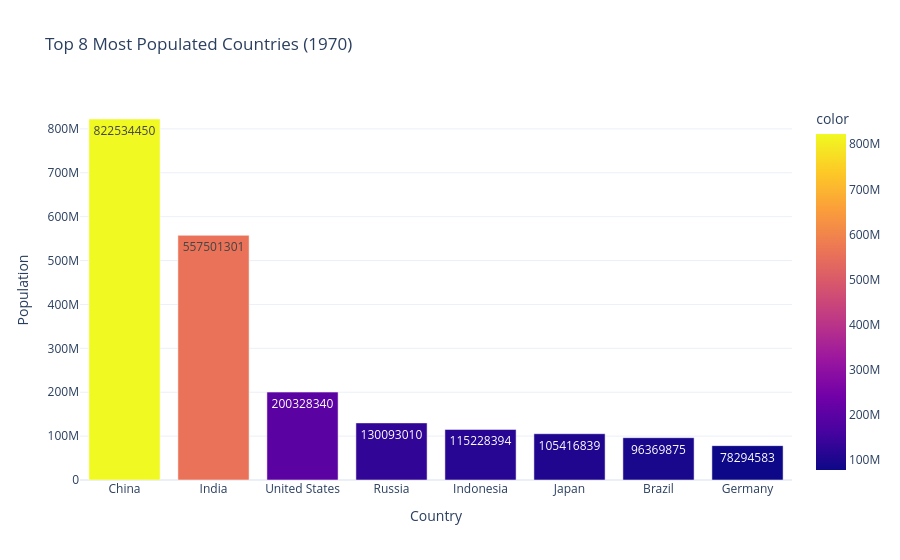
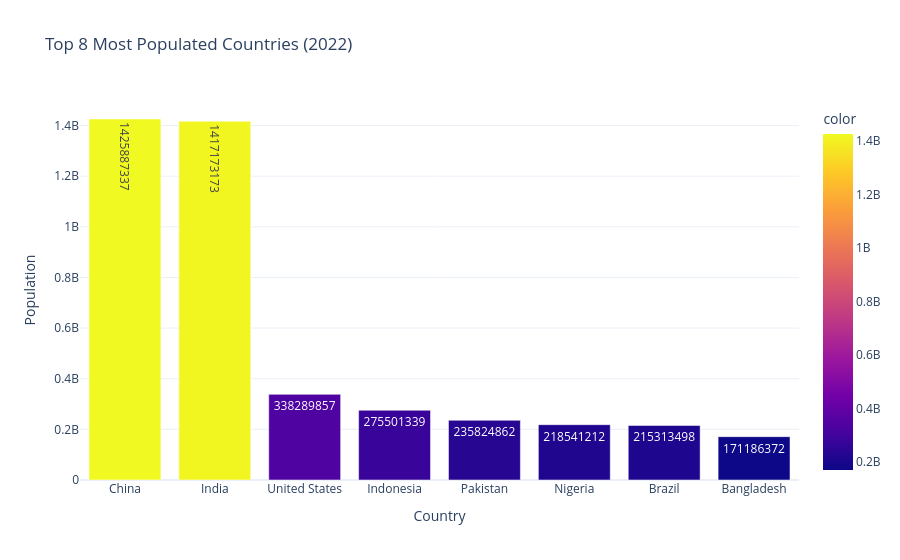

Here is the notebook cell these charts were saved with, in order:
### Markdown cell above
# Top 8 Most Populated Countries (1970 & 2022)

### Code cell
top_8_populated_countries_1970 = df.groupby('Country/Territory')['1970 Population'].sum().sort_values(ascending=False).head(8)
top_8_populated_countries_2022 = df.groupby('Country/Territory')['2022 Population'].sum().sort_values(ascending=False).head(8)


features = {
    'Top 8 Most Populated Countries (1970)': top_8_populated_countries_1970,
    'Top 8 Most Populated Countries (2022)': top_8_populated_countries_2022
}

for title, data_values in features.items():
    fig = px.bar(
        x=data_values.index,
        y=data_values.values,
        text=data_values.values,
        color=data_values.values,
        title=title,
        template='plotly_white'
    )

    fig.update_layout(
        xaxis_title='Country',
        yaxis_title='Population'
    )

    fig.show()

### Figure 1 — Plotly figure (JSON) as saved in the notebook; plotly's stock layout.template omitted (floating-point values rounded to 4 significant figures)
{"data": [{"alignmentgroup": "True", "hovertemplate": "x=%{x}<br>y=%{y}<br>text=%{text}<br>color=%{marker.color}<extra></extra>", "legendgroup": "", "marker": {"color": [822534450, 557501301, 200328340, 130093010, 115228394, 105416839, 96369875, 78294583], "coloraxis": "coloraxis", "pattern": {"shape": ""}}, "name": "", "offsetgroup": "", "orientation": "v", "showlegend": false, "text": [822534450, 557501301, 200328340, 130093010, 115228394, 105416839, 96369875, 78294583], "textposition": "auto", "type": "bar", "x": ["China", "India", "United States", "Russia", "Indonesia", "Japan", "Brazil", "Germany"], "xaxis": "x", "y": [822534450, 557501301, 200328340, 130093010, 115228394, 105416839, 96369875, 78294583], "yaxis": "y"}], "layout": {"autosize": true, "barmode": "relative", "coloraxis": {"colorbar": {"title": {"text": "color"}}, "colorscale": [[0, "#0d0887"], [0.1111, "#46039f"], [0.2222, "#7201a8"], [0.3333, "#9c179e"], [0.4444, "#bd3786"], [0.5556, "#d8576b"], [0.6667, "#ed7953"], [0.7778, "#fb9f3a"], [0.8889, "#fdca26"], [1, "#f0f921"]]}, "legend": {"tracegroupgap": 0}, "title": {"text": "Top 8 Most Populated Countries (1970)"}, "xaxis": {"anchor": "y", "autorange": true, "domain": [0, 1], "range": [-0.5, 7.5], "title": {"text": "Country"}, "type": "category"}, "yaxis": {"anchor": "x", "autorange": true, "domain": [0, 1], "range": [0, 865800000.0], "title": {"text": "Population"}, "type": "linear"}}}

### Figure 2 — Plotly figure (JSON) as saved in the notebook; plotly's stock layout.template omitted (floating-point values rounded to 4 significant figures)
{"data": [{"alignmentgroup": "True", "hovertemplate": "x=%{x}<br>y=%{y}<br>text=%{text}<br>color=%{marker.color}<extra></extra>", "legendgroup": "", "marker": {"color": [1425887337, 1417173173, 338289857, 275501339, 235824862, 218541212, 215313498, 171186372], "coloraxis": "coloraxis", "pattern": {"shape": ""}}, "name": "", "offsetgroup": "", "orientation": "v", "showlegend": false, "text": [1425887337, 1417173173, 338289857, 275501339, 235824862, 218541212, 215313498, 171186372], "textposition": "auto", "type": "bar", "x": ["China", "India", "United States", "Indonesia", "Pakistan", "Nigeria", "Brazil", "Bangladesh"], "xaxis": "x", "y": [1425887337, 1417173173, 338289857, 275501339, 235824862, 218541212, 215313498, 171186372], "yaxis": "y"}], "layout": {"autosize": true, "barmode": "relative", "coloraxis": {"colorbar": {"title": {"text": "color"}}, "colorscale": [[0, "#0d0887"], [0.1111, "#46039f"], [0.2222, "#7201a8"], [0.3333, "#9c179e"], [0.4444, "#bd3786"], [0.5556, "#d8576b"], [0.6667, "#ed7953"], [0.7778, "#fb9f3a"], [0.8889, "#fdca26"], [1, "#f0f921"]]}, "legend": {"tracegroupgap": 0}, "title": {"text": "Top 8 Most Populated Countries (2022)"}, "xaxis": {"anchor": "y", "autorange": true, "domain": [0, 1], "range": [-0.5, 7.5], "title": {"text": "Country"}, "type": "category"}, "yaxis": {"anchor": "x", "autorange": true, "domain": [0, 1], "range": [0, 1501000000.0], "title": {"text": "Population"}, "type": "linear"}}}
